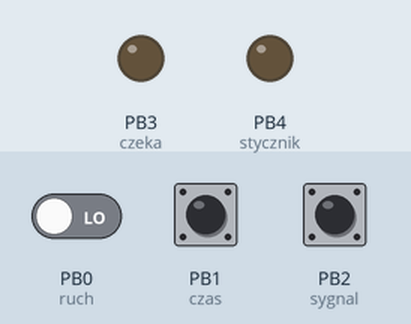
Bench run of a program on a simulated ATtiny45, built with avr-gcc and emulated at 8 MHz. Parts: output pins drawn as LEDs (lit = HIGH). Dashed ring = blinking. Inputs (shaded band) come from the test bench; at power-on: PB2 (sygnal) HIGH, PB1 (czas) HIGH, PB0 (ruch) LOW.

Above: at 1.2 s.
1.3 s: PB2 (sygnal) pulled LOW for 1 s
At 1.48 s:
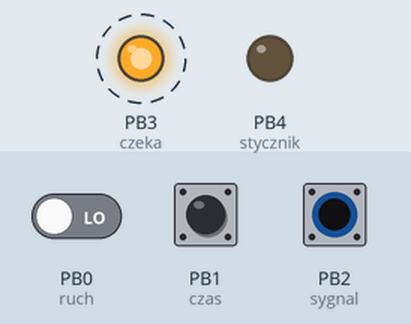
4.3 s: PB1 (czas) pulled LOW for 3.2 s
At 8.8 s:
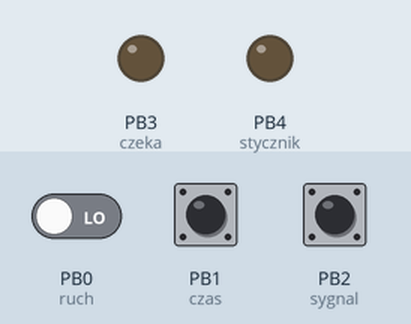
9.1 s: PB2 (sygnal) pulled LOW for 3.2 s
At 9.79 s:
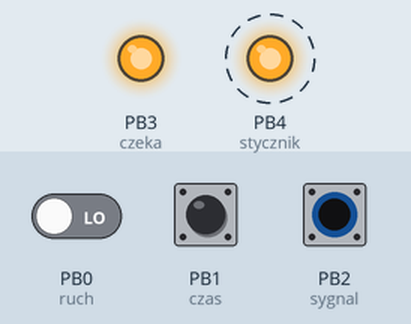
Timing chart, 0 to 14.9 s (numbered marks = the images above; inputs shaded):
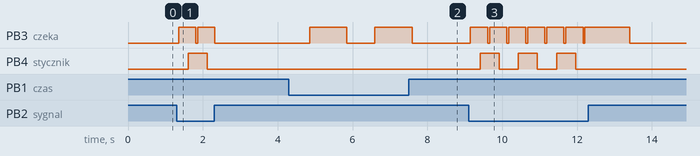

Measured:
- after the input at 1.3 s, PB3 (czeka): alternates HIGH for 0.46 s and LOW for 0.05 s, 4 changes in all, then stays LOW, starting after 0.05 s; PB4 (stycznik): LOW → HIGH after 0.31 s, → LOW 0.51 s later
- after the input at 4.3 s, PB3 (czeka): alternates HIGH for 1.0 s and LOW for 0.75 s, starting after 0.55 s
- after the input at 9.1 s, PB3 (czeka): goes 6 × (HIGH 0.46 s, LOW 0.05 s), HIGH 1.2 s, then LOW, starting after 0.05 s; PB4 (stycznik): alternates HIGH for 0.51 s and LOW for 0.51 s, 6 changes in all, then stays LOW, starting after 0.31 s

The program:

main.c
```c
#include <avr/io.h>
#include <util/delay.h>
//in
#define ruch (1<<PB0)
#define sygnal (1<<PB2)
#define czas (1<<PB1)
//#define czas_dzia³ania (1<<)
//out
#define czeka (1<<PB3)
#define stycznik (1<<PB4)
#define czeka_swap PORTB ^= czeka
#define czeka_on PORTB |= czeka
#define czeka_off PORTB &= ~czeka
#define stycznik_swap PORTB ^= stycznik
#define stycznik_on PORTB |= stycznik
#define stycznik_off PORTB &= ~stycznik

uint8_t klawisz_on(uint8_t klawisz);

int main(void){
	uint8_t t=1;
	uint8_t tryb=1;
	//1=klaskacz 2=czujnik ruchu z wyl przez klaniêcie
	//3=czujnik ruchu czasowe w³
DDRB |= (1<<PB3);
DDRB |= (1<<PB4);
PORTB |= sygnal;
PORTB |= czas;
//PORTB |= czas_dzialania;
//PORTB |= (1<<PB0);

while(1){
/////////////////////////////
	if (klawisz_on(czas)){
			tryb=tryb+1;
			_delay_ms (200);
			if (tryb>2){
						tryb=1;
						czeka_on;
						_delay_ms (1000);
						czeka_off;
						_delay_ms (200);
					}
	}

/*////////////////////////////
	if (klawisz_on(czas)){
		t=t+1;
		_delay_ms (200);
		if (t>5){
			t=1;
			czeka_on;
			_delay_ms (1000);
			czeka_off;
			_delay_ms (200);
		}
		for (int j=1;j<=t;j++){
					czeka_on;
					_delay_ms (100);
					czeka_off;
					_delay_ms (100);
				}
	}
*/////////////////////////////
	if (klawisz_on(sygnal)){
		czeka_swap;
		_delay_ms (200);
		for (int i=1;i<=t*100;i++){
			_delay_ms (10);
			if (klawisz_on(sygnal)){
				stycznik_swap;
				i=3000;
				_delay_ms (200);
			}

		}
		czeka_off;
	}
/////////////////////////////
	if ( (tryb == 2) && !klawisz_on(ruch)){
		stycznik_on;
	}
/////////////////////////////
}
}

uint8_t klawisz_on(uint8_t klawisz)
{
	if  ( !(PINB & klawisz) ){
				_delay_ms(50);
				if (!(PINB & klawisz)) return 1;
	}
	return 0;
}
```
